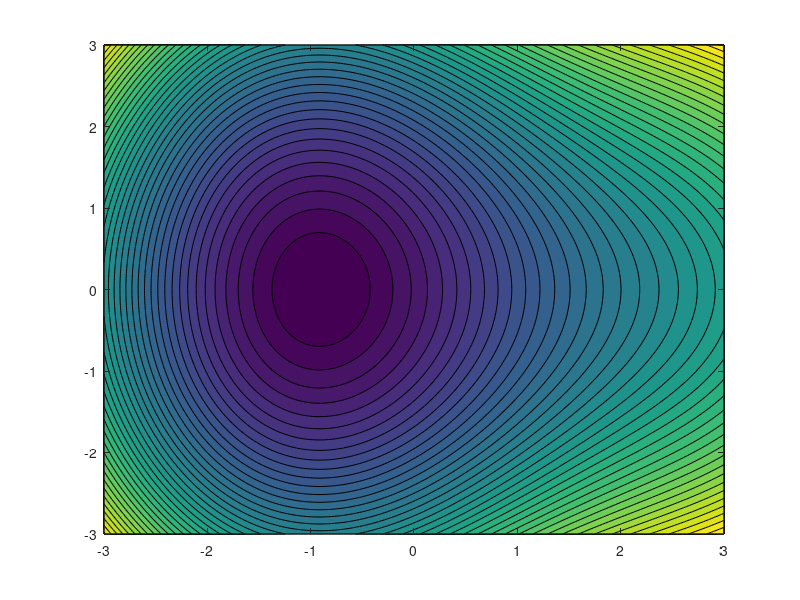

Recreate this plot in MATLAB. (Note: this script raises an error after producing the figure.)
%% 展示
clc; clear;
f = @(v) v(1).^2 + v(2).^2 + 3*sin(v(1));
% 用等高线的方式展示目标函数
[x,y] = meshgrid(linspace(-3,3,200), linspace(-3,3,200));
z = arrayfun(@(a,b) f([a,b]), x, y);

figure; contourf(x, y, z, 40); hold on; colormap parula; axis equal;
title("带约束的非线性目标函数");
xlabel("x"); ylabel("y");
theta = linspace(0,2*pi,200);
plot(2*cos(theta), 2*sin(theta), 'k-', 'LineWidth',2); % 画约束区域（圆 x^2 + y^2 <= 4）

%% 求解
clc; clear;
f = @(v) v(1).^2 + v(2).^2 + 3*sin(v(1));
x0 = [1, 1]; % 给一个在可行域内的起点
nonlcon = @(v) deal(v(1)^2 + v(2)^2 - 4, []); % 非线性约束：圆
% 为什么需要deal(xxx,[])？
% 匿名函数通常只返回一个结果。使用 deal(输出1, 输出2, ...) 是为了强制匿名函数返回一个逗号分隔的输出列表
% fmincon 调用这个函数时，就会正确地接收到所需的两个输出
% fmincon 约定：nonlcon(v) 必须返回 [c, ceq]，而本题中没有等式约束
[x_min, fval] = fmincon(f, x0, [],[],[],[],[],[], nonlcon); % 线性约束 A,b,Aeq,beq 和变量上下界 lb, ub 都为空
[x,y] = meshgrid(linspace(-3,3,200), linspace(-3,3,200)); % 在 [-3,3] x [-3,3] 区域上准备一个网格 (x,y)
z = arrayfun(@(a,b) f([a,b]), x, y);
% 可视化
figure; contourf(x, y, z, 40); hold on; colormap parula; axis equal; % 绘制目标函数的 40 条等高线
theta = linspace(0,2*pi,200); plot(2*cos(theta), 2*sin(theta), 'k-', 'LineWidth',2); % 画出约束边界
plot(x_min(1), x_min(2), 'ro', 'MarkerSize',10, 'MarkerFaceColor','r'); % 在图上标出最优点
title("fmincon 求解带圆形约束的非线性优化问题");
xlabel("x"); ylabel("y");
fprintf("最优点 [x,y] = [%.4f, %.4f], f = %.4f\n", x_min(1), x_min(2), fval);
